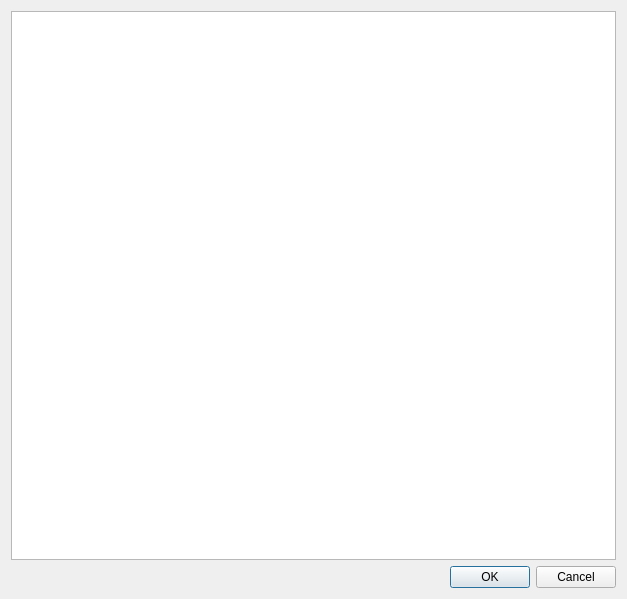
<?xml version="1.0" encoding="UTF-8"?>
<ui version="4.0">
 <class>Dialog</class>
 <widget class="QDialog" name="Dialog">
  <property name="geometry">
   <rect>
    <x>0</x>
    <y>0</y>
    <width>627</width>
    <height>599</height>
   </rect>
  </property>
  <property name="windowTitle">
   <string>Dialog</string>
  </property>
  <layout class="QVBoxLayout" name="verticalLayout">
   <item>
    <widget class="QTreeView" name="treeParams"/>
   </item>
   <item>
    <widget class="QDialogButtonBox" name="buttonBox">
     <property name="orientation">
      <enum>Qt::Horizontal</enum>
     </property>
     <property name="standardButtons">
      <set>QDialogButtonBox::Cancel|QDialogButtonBox::Ok</set>
     </property>
    </widget>
   </item>
  </layout>
 </widget>
 <resources/>
 <connections>
  <connection>
   <sender>buttonBox</sender>
   <signal>accepted()</signal>
   <receiver>Dialog</receiver>
   <slot>accept()</slot>
   <hints>
    <hint type="sourcelabel">
     <x>248</x>
     <y>254</y>
    </hint>
    <hint type="destinationlabel">
     <x>157</x>
     <y>274</y>
    </hint>
   </hints>
  </connection>
  <connection>
   <sender>buttonBox</sender>
   <signal>rejected()</signal>
   <receiver>Dialog</receiver>
   <slot>reject()</slot>
   <hints>
    <hint type="sourcelabel">
     <x>316</x>
     <y>260</y>
    </hint>
    <hint type="destinationlabel">
     <x>286</x>
     <y>274</y>
    </hint>
   </hints>
  </connection>
 </connections>
</ui>
